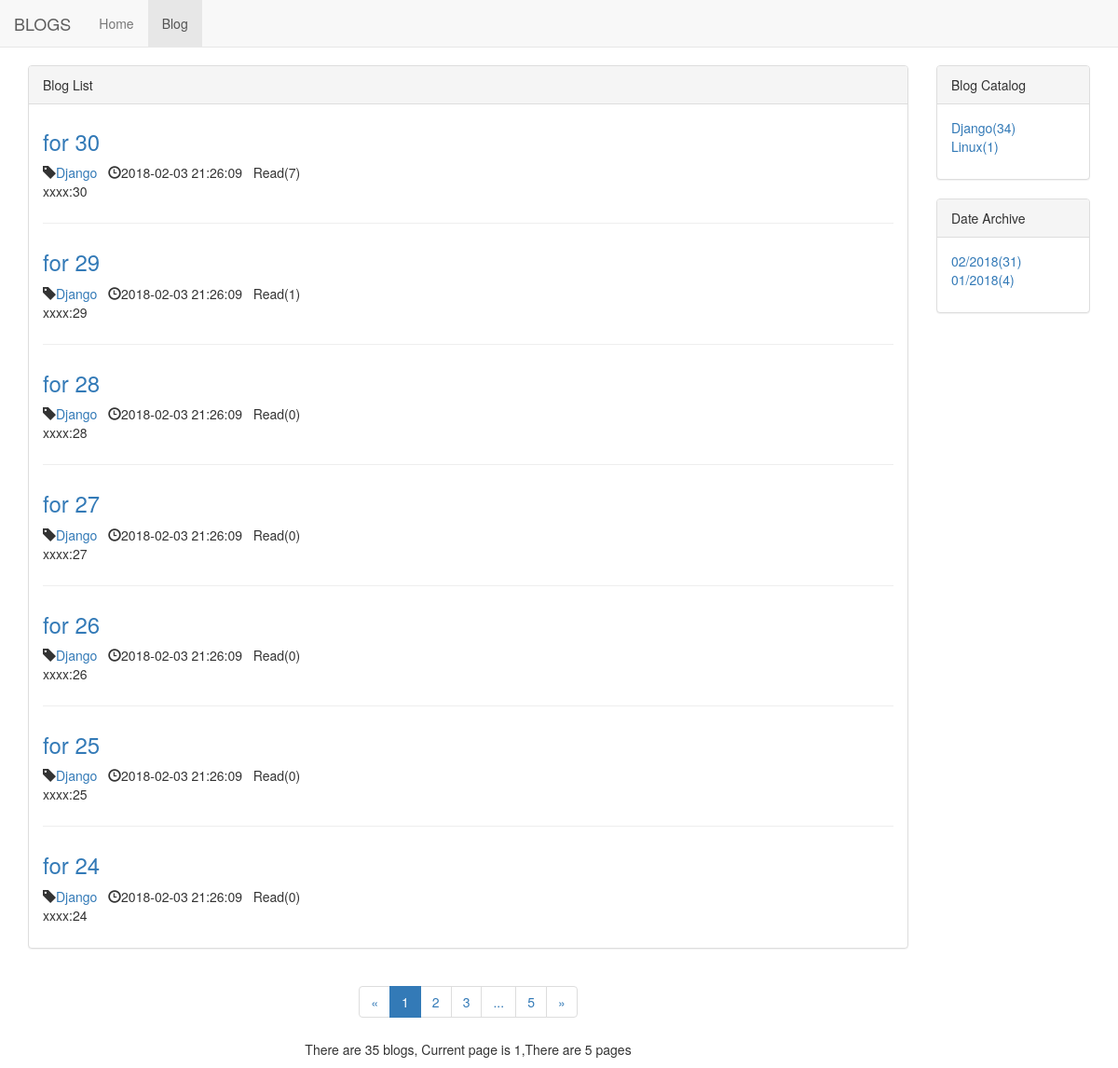
Screenshot of /blog/ with the database file from the repository.
### blog/models.py (models this page shows, shortened)
class Blog(models.Model):
    title = models.CharField(max_length=50)
    blog_type = models.ForeignKey(BlogType,on_delete=models.DO_NOTHING)
    content = RichTextUploadingField()#RichTextField()
    author = models.ForeignKey(User,on_delete=models.DO_NOTHING)
    readed_num = models.IntegerField(default=0)
    create_time = models.DateTimeField(auto_now_add=True)
    last_update_time = models.DateTimeField(auto_now=True) # previous is DateFiled modified
    class Meta:
        ordering= ['-create_time']

class BlogType(models.Model):
    type_name = models.CharField(max_length=50)
    def __str__(self): # for displaying in admin management
        return self.type_name

### blog/views.py (the view)
# urls.py: path('',views.blog_list,name='blog_list'),
def blog_list(request):
    blogs_all_list = Blog.objects.all()
    context=get_blog_list_common_data(request,blogs_all_list)
    return render_to_response('blog/blog_list.html',context)

### blog/templates/blog/blog_list.html (shortened to what this page needs)
{% extends 'base.html' %}
{% block nav_blog_active %}active{% endblock %}
{% load staticfiles %}
{% block header_extend %}
    <link rel="stylesheet" href="{% static 'blog.css' %}">
{% endblock %}
{% block content %}
    <div class="container">
        <div class="row">
            <div class="col-xs-12 col-sm-8 col-md-9 col-lg-10">
                <div class="panel panel-default">
                    <div class="panel-heading">{% block blog_list_title %} Blog List {% endblock %} </div>
                    <div class="panel-body">
                        {% for blog in blogs %}
                            <div class="blog">
                                    <h3><a href="{% url 'blog_detail' blog.pk %}">{{blog.title}}</a></h3>
                            <p class="blog-info">
                                    <span class="glyphicon glyphicon-tag"></span><a href="{% url 'blogs_with_type' blog.blog_type.pk %}">{{blog.blog_type}}</a>&nbsp;&nbsp;
                                    <span class="glyphicon glyphicon-time"></span>{{blog.create_time|date:"Y-m-d H:i:s"}} &nbsp;&nbsp;Read({{blog.readed_num}})
                            </p>
                                    <p>{{blog.content|striptags|truncatechars:200}}</p>
                            </div>
                        {% empty %}
                            <div class="blog">
                                <h3>-- There is no Blogs --</h3>
                            </div>
                        {% endfor %}
                    </div>
                </div>
                <div class="paginator">
                    <ul class="pagination">
                        <li>
                            {%if page_of_blogs.has_previous%}
                                <a href="?page={{page_of_blogs.previous_page_number}}" aria-label="Previous">
                                    <span aria-hidden="true">&laquo;</span>
                                </a>
                            {% else %}
                                <span aria-hidden="true">&laquo;</span>
                            {% endif %}
                        </li>
                        {% for page_num in page_range%}
                            {% if page_num == page_of_blogs.number %}
                                <li class="active"><span>{{page_num}}</span></li>
                            {% else %}
                                {% if page_num == '...'%}
                                <li><span>{{ page_num }}</span></li>
                                {% else %}
                                <li><a href="?page={{ page_num }}">{{ page_num }}</a></li>
                                {% endif %}
                            {% endif %}
                        {% endfor %}
                        <li>
                            {%if page_of_blogs.has_next%}
                                <a href="?page={{page_of_blogs.next_page_number}}" aria-label="Next">
                                    <span aria-hidden="true">&raquo;</span>
                                </a>
                            {% else %}
                                <span aria-hidden="true">&raquo;</span>
                            {% endif %}
                        </li>
                    </ul>
                    <p>
                        There are {{page_of_blogs.paginator.count}} blogs, Current page is {{ page_of_blogs.number }},There are  {{page_of_blogs.paginator.num_pages}}  pages
                    </p>
                </div>
            </div>
            <div class="hidden-xs col-sm-4 col-md-3 col-lg-2">
                <div class="panel panel-default">
                    <div class="panel-heading">Blog Catalog</div>
                    <div class="panel-body">
                        <ul class="blog-types">
                            {% for blog_type in blog_types %}
                            <li><a href="{% url 'blogs_with_type' blog_type.pk %}">{{blog_type.type_name}}({{blog_type.blog_count}})</a>
                            </li>
                            {% empty %}
                            <li>There is no Catalogs</li>
                            {% endfor %}
                        </ul>
                    </div>
                </div>
                <div class="panel panel-default">
                    <div class="panel-heading">Date Archive</div>
                    <div class="panel-body">
                        <ul class="blog-date">
                            {% for blog_date,blog_count in blog_dates.items %}
                            <li><a href="{% url 'blogs_with_date' blog_date.year blog_date.month %}">
                                {{blog_date|date:"m/Y"}}({{blog_count}})</a>
                            </li>
                            {% empty %}
                            <li>There is no Date Archive</li>
                            {% endfor %}
                        </ul>
                    </div>
                </div>
            </div>
        </div>
    </div>
{% endblock %}

### static/base.css (style rules this page uses)
* { margin:0; padding:0; }
body { margin-top:70px!important; }

### blog/static/blog.css (style rules this page uses)
ul.blog-types { list-style-type: none; }
div.blog:not(:last-child) { margin-bottom:2em; padding-bottom:1em; border-bottom:1px solid #eee; }
div.blog h3 { margin-top:0.5em; }
div.blog p.blog-info { margin-bottom:0; }
div.paginator { text-align: center; }
ul.blog-date { list-style-type: none; }

### rows the page displays
Blog: title "for 30", blog_type "Django", create_time "2018-02-03 21:26:09", readed_num "7", content "xxxx:30"
Blog: title "for 29", blog_type "Django", create_time "2018-02-03 21:26:09", readed_num "1", content "xxxx:29"
Blog: title "for 28", blog_type "Django", create_time "2018-02-03 21:26:09", readed_num "0", content "xxxx:28"
Blog: title "for 27", blog_type "Django", create_time "2018-02-03 21:26:09", readed_num "0", content "xxxx:27"
Blog: title "for 26", blog_type "Django", create_time "2018-02-03 21:26:09", readed_num "0", content "xxxx:26"
Blog: title "for 25", blog_type "Django", create_time "2018-02-03 21:26:09", readed_num "0", content "xxxx:25"
Blog: title "for 24", blog_type "Django", create_time "2018-02-03 21:26:09", readed_num "0", content "xxxx:24"
BlogType: type_name "Django", blog_count "34"
BlogType: type_name "Linux", blog_count "1"

### other values shown
{{ page_num }} "1"
{{ page_num }} "2" "3" "5"
{{ page_num }} "..."
{{ page_of_blogs.paginator.count }} "35"
{{ page_of_blogs.number }} "1"
{{ page_of_blogs.paginator.num_pages }} "5"
{{ blog_date|date:"m/Y" }} "02/2018" "01/2018"
{{ blog_count }} "31" "4"
